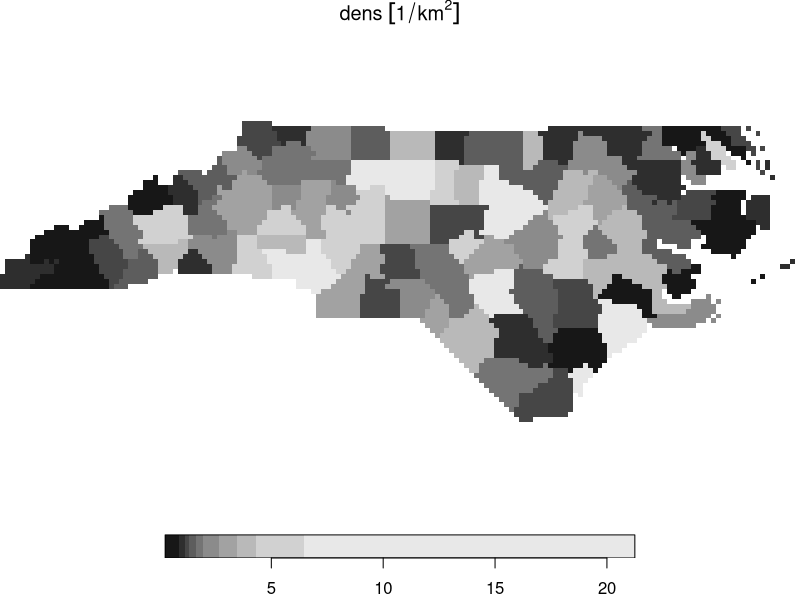

Write R code to recreate this figure. (Note: this script raises an error after producing the figure.)
## ---- chunk 1
knitr::opts_chunk$set(echo = TRUE)
knitr::opts_chunk$set(collapse = TRUE)
knitr::opts_chunk$set(fig.height = 4.5)
knitr::opts_chunk$set(fig.width = 6)
suppressPackageStartupMessages(library(sf))
ev = sf_extSoftVersion()["GDAL"] >= "2.4.0"
## ---- chunk 2
library(stars)
system.file("gpkg/nc.gpkg", package = "sf") %>%
  read_sf() %>%
  st_transform(32119) -> nc
nc$dens = nc$BIR79 / units::set_units(st_area(nc), km^2)
(nc.st = st_rasterize(nc["dens"], dx = 5000, dy = 5000))
plot(nc.st)
## ---- chunk 3
tif = system.file("tif/L7_ETMs.tif", package = "stars")
x = read_stars(tif)[, 1:50, 1:50, 1:2]
x[[1]] = round(x[[1]]/5)
## ---- chunk 4
l =  st_contour(x,contour_lines=TRUE, breaks = 8:14)
plot(l, key.pos = 1, pal = sf.colors(6), lwd = 2, key.length = 0.8)
## ---- chunk 5
st_as_sf(x, as_points = TRUE, merge = FALSE)
## ---- chunk 6
st_as_sf(x, as_points = TRUE, merge = FALSE, long = TRUE)
## ---- chunk 7
st_as_sf(x[1], as_points = FALSE, merge = FALSE)
## ---- chunk 8
p = st_as_sf(x, as_points = FALSE, merge = TRUE)
## ---- chunk 9
plot(p)
## ---- chunk 10
x.sf = st_xy2sfc(x, as_points = TRUE)
x.sf
## ---- chunk 11
nc.st %>% st_transform("+proj=laea +lat_0=34 +lon_0=-60") -> nc.curv
nc.curv
plot(nc.curv, border = NA, graticule = TRUE)
## ---- chunk 12
nc %>% st_transform("+proj=laea +lat_0=34 +lon_0=-60") %>% st_bbox() %>%
	st_as_stars() -> newgrid
## ---- chunk 13
nc.st %>% st_warp(newgrid) -> nc.new
nc.new 
plot(nc.new)
